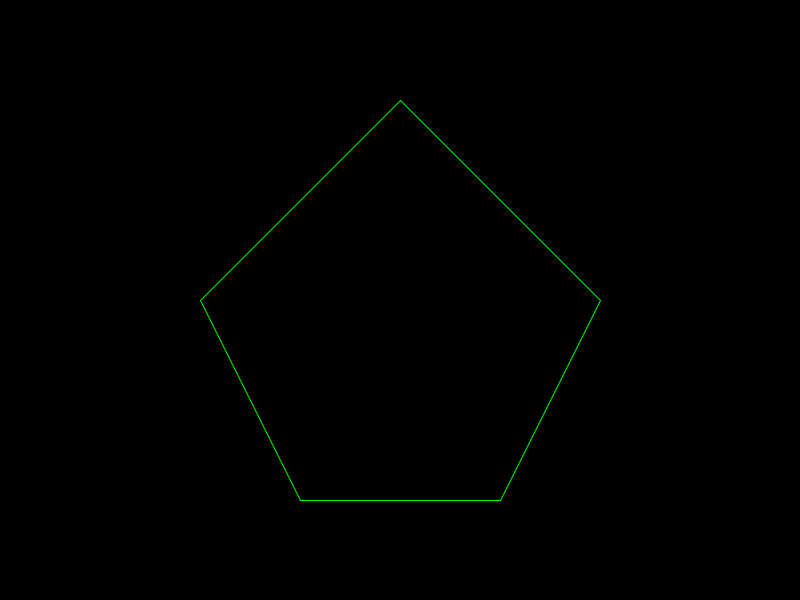
Frame 1 (no input)
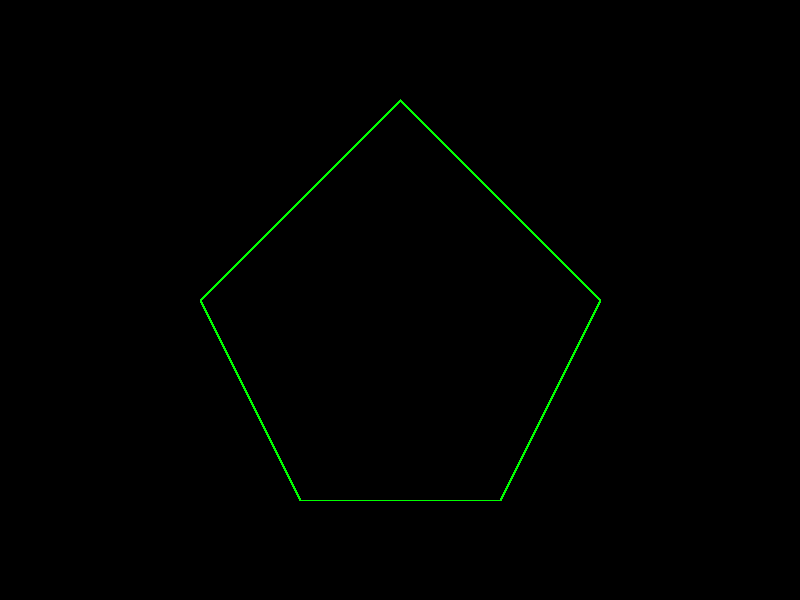
Frame 60 (the mouse pressed at the canvas centre just before this capture)
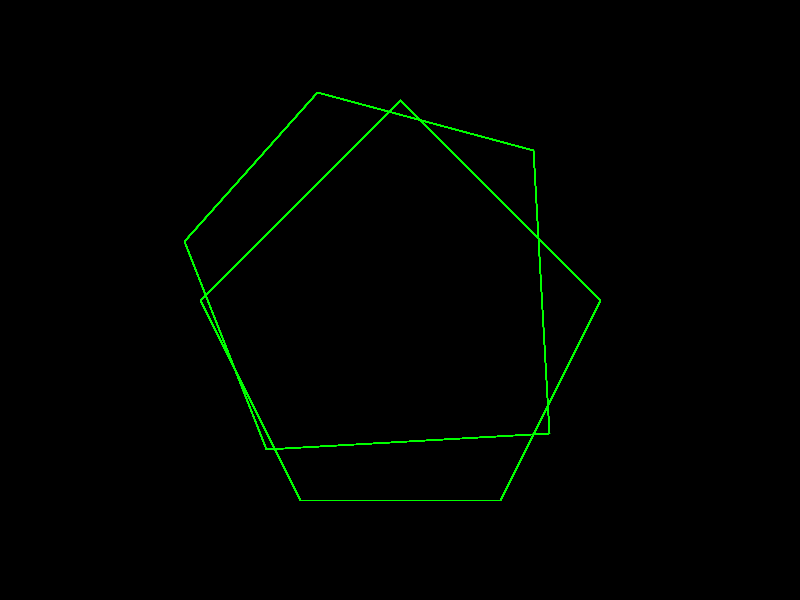
Frame 120 (the mouse held since frame 60 and released just before this capture)

The Processing sketch that drew these frames (run headless with seeded random() and noise(); from frame 60 on, the mouse is pressed at the canvas centre):

// Processing sketch: yeetle
// ── yeetle.pde
float traX;
float traY;
float boxDepth;

void setup() {
  size(800, 600);
  background(0);
  traX = 0;
  traY = 0;
  boxDepth = 0;
}

void draw() {
  stroke(0, 255, 0);
  noFill();
  pushMatrix();
  translate(width/2, height/2);
  rotate(mouseX/10);
  beginShape();
    vertex(400- width/2, 100 - height/2);
    vertex(600- width/2, 300 - height/2);
    vertex(500- width/2, 500 - height/2);
    vertex(300- width/2, 500 - height/2);
    vertex(200- width/2, 300 - height/2);
  endShape(CLOSE);
  popMatrix();
  //background(0);
  //translate(traX, traY, boxDepth);
  //box(100, 100, 100);
  
  //pushMatrix();
  //background(0);
  //translate(traX, traY);
  //fill(map(mouseX, 0, width, 0, 255), map(mouseX, 0, width, 255, 0), 0);
  //translate(width/2, height/2);
  ////rotate(mouseX/100.0);
  //rect(0, 0, 100, 100);
  //popMatrix();
}

void mouseWheel(MouseEvent event) {
  float e = event.getCount();
  println(e);
  boxDepth += e * 50;
}

void mouseDragged(){
  traX += mouseX- pmouseX;
  traY += mouseY - pmouseY;
  println(traX + " : " + traY);
}
